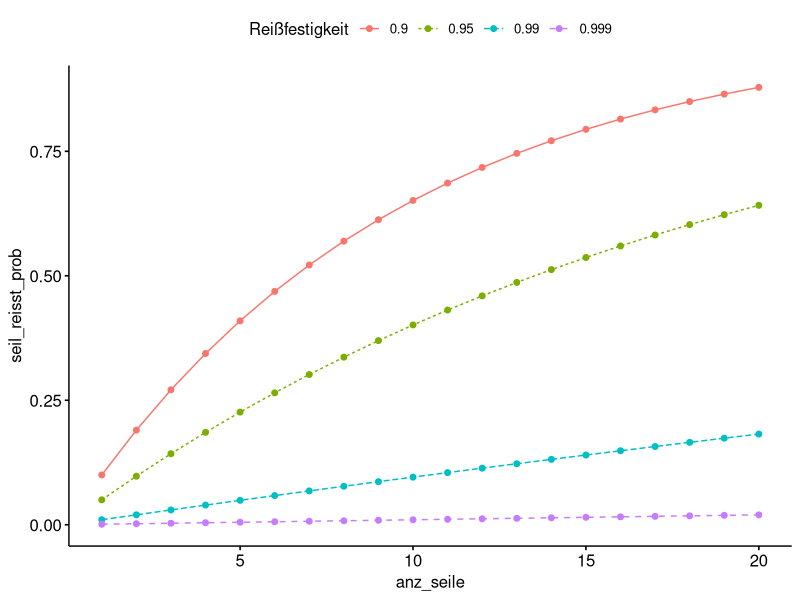
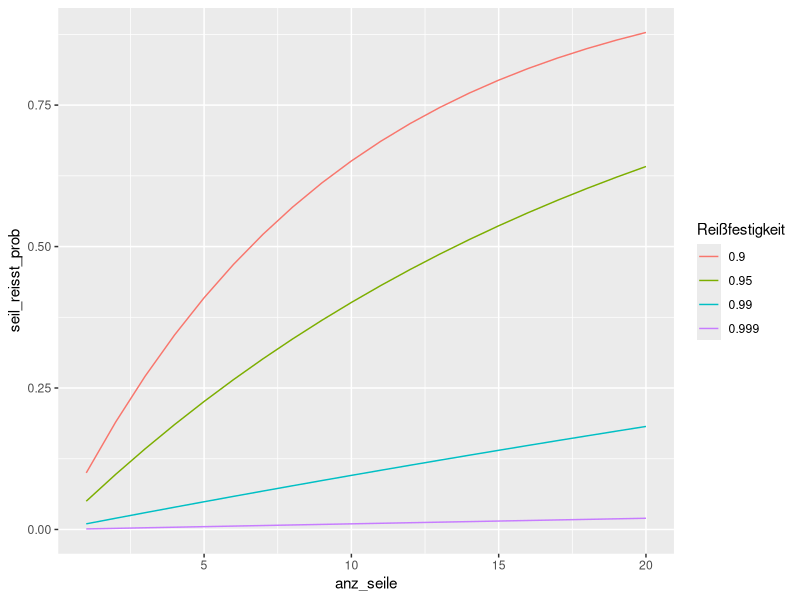

Recreate these plots in R, in order.
## ---- chunk 1
knitr::opts_chunk$set(fig.pos = 'H',
                      fig.asp = 0.618,
                      fig.width = 4,
                      fig.cap = "", 
                      fig.path = "",
                      echo = TRUE,
                      message = FALSE,
                      fig.show = "hold")

library(tidyverse)
## ---- chunk 2
r <- .99
R2 <- r^2 %>% round(2)  # Auf 2 Dezimalen runden
R5  <- r^5  %>% round(2)
R10 <- r^10  %>% round(2)
R20 <- r^20  %>% round(2)
## ---- chunk 3
R2
R5
R10
R20
## ---- chunk 4
1 - R2
1 - R5
1 - R10
1 - R20
## ---- chunk 5
anz_seile <- 1:20  # von 1 bis max 20 Seile
r <- c(.9, .95, .99, .999)  # verschiedene Seil-Sicherheiten
## ---- chunk 6
d <- 
  expand_grid(anz_seile, r)

head(d)
## ---- chunk 7
d <-
  d %>% 
  mutate(R = r^anz_seile,
         seil_reisst_prob = 1 - R)
## ---- chunk 8
library(ggpubr)
d <-
  d |> 
  mutate(r_fctr = factor(r))  # um "r" zum Gruppieren zu verwenden, sollte es eine nominale Variable sein, daher wandeln wir mit "factor" in eine nominale Variable um.

ggline(d,
       x = "anz_seile",
       y = "seil_reisst_prob",
       color = "r_fctr",
       linetype = "r_fctr",
       group = "r_fctr") +
  labs(color = "Reißfestigkeit",
       linetype = "Reißfestigkeit")
## ---- chunk 9
d %>% 
  ggplot(aes(x = anz_seile,
             y = seil_reisst_prob,
             color = factor(r))) +
  geom_line() +
  labs(color = "Reißfestigkeit")
